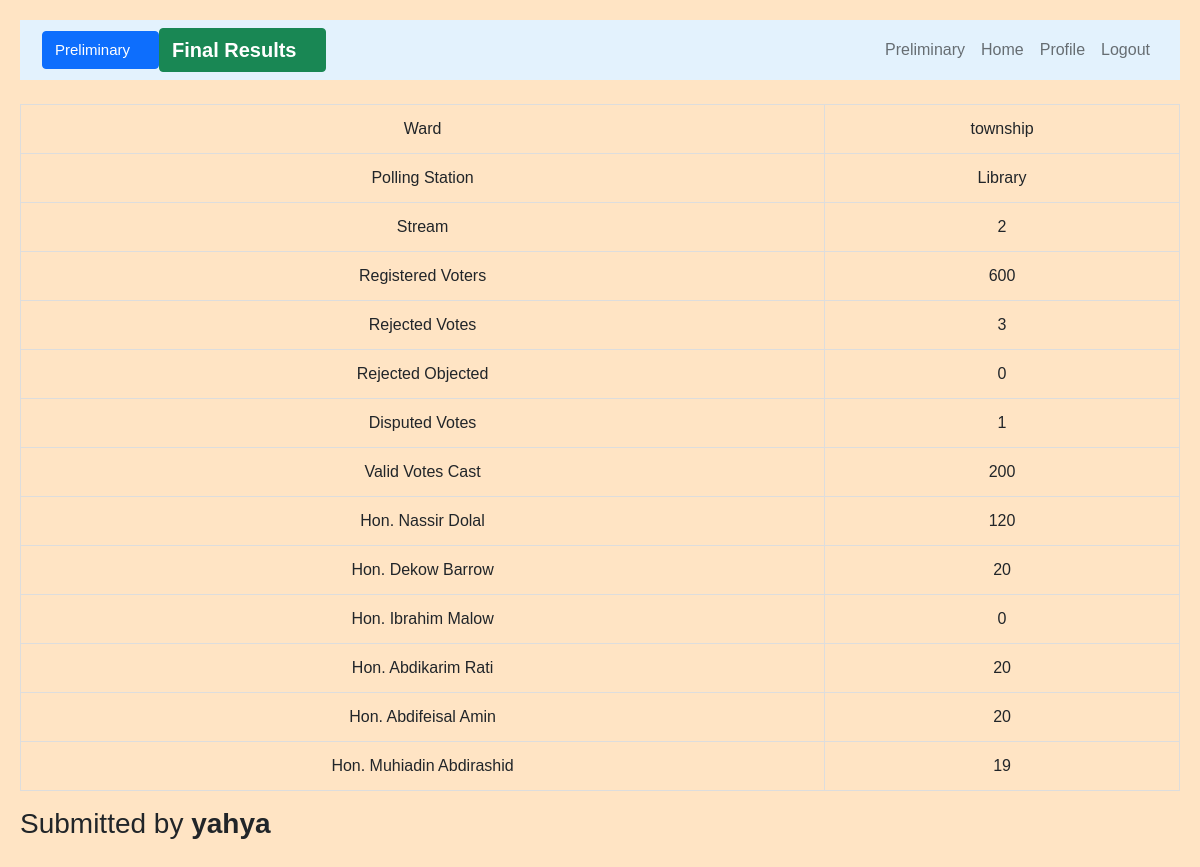
The app's page / (signed in) with its own data.
### users/models.py (models this page shows, shortened)
class Vote(models.Model):
    sender_username = models.CharField(max_length=100)
    pollingStation = models.CharField(max_length=200)
    ward = models.CharField(max_length=200)
    stream = models.CharField(max_length=50)
    registerdVoters = models.IntegerField()
    rejected = models.IntegerField()
    rejectedObj = models.IntegerField()
    disputed = models.IntegerField()
    valid = models.IntegerField()
    jofle = models.IntegerField()
    osman = models.IntegerField()
    major = models.IntegerField()
    feisal = models.IntegerField()
    malow = models.IntegerField()
    muhiadin = models.IntegerField()

### users/views.py (the view, shortened to what this page needs)
# urls.py: 2. Add a URL to urlpatterns:  path('', views.home, name='home')
@login_required
def home(request):
    name = Profile.objects.get(id=request.user.id)
    vote = Vote.objects.filter(sender_username=request.user.username)
    if vote:
        return render(request,'users/submitted.html',{'vote':vote})

### users/templates/users/submitted.html (shortened to what this page needs)
{% extends 'users/base.html' %}
{% block content %}
<table class="table">
  <tbody>
{% for v in vote%}
<tr>
	<td data-label="S.No">Ward</td>
    <td data-label="Name">{{v.ward}}</td>
</tr>
<tr>
    <td data-label="S.No">Polling Station</td>
    <td data-label="Name">{{v.pollingStation}}</td>
</tr>
<tr>
    <td data-label="S.No">Stream</td>
    <td data-label="Name">{{v.stream}}</td>
</tr>
<tr>
    <td data-label="S.No">Registered Voters</td>
    <td data-label="Name">{{v.registerdVoters}}</td>
</tr>
<tr>
    <td data-label="S.No">Rejected Votes</td>
    <td data-label="Name">{{v.rejected}}</td>
</tr>
<tr>
    <td data-label="S.No">Rejected Objected</td>
    <td data-label="Name">{{v.rejectedObj}}</td>
</tr>
<tr>
    <td data-label="S.No">Disputed Votes</td>
    <td data-label="Name">{{v.disputed}}</td>
</tr>
<tr>
    <td data-label="S.No">Valid Votes Cast</td>
    <td data-label="Name">{{v.valid}}</td>
</tr>
<tr>
    <td data-label="S.No">Hon. Nassir Dolal</td>
    <td data-label="Name">{{v.jofle}}</td>
</tr>
<tr>
    <td data-label="S.No">Hon. Dekow Barrow</td>
    <td data-label="Name">{{v.major}}</td>
</tr>
<tr>
    <td data-label="S.No">Hon. Ibrahim Malow</td>
    <td data-label="Name">{{v.malow}}</td>
</tr>
<tr>
    <td data-label="S.No">Hon. Abdikarim Rati</td>
    <td data-label="Name">{{v.osman}}</td>
</tr>
<tr>
    <td data-label="S.No">Hon. Abdifeisal Amin</td>
    <td data-label="Name">{{v.feisal}}</td>
</tr>
<tr>
    <td data-label="S.No">Hon. Muhiadin Abdirashid</td>
    <td data-label="Name">{{v.muhiadin}}</td>
</tr>
</tbody>
</table>
<h3>Submitted by <strong>{{v.sender_username}}</strong></h3>
{%endfor%}
{% endblock content %}

### users/static/users/css/main.css (style rules this page uses)
body { background-color: bisque; }

### users/templates/users/submitted.html (style rules this page uses)
body { margin: 0; padding: 20px; font-family: sans-serif; }
* { box-sizing: border-box; }
.table { width: 100%; border-collapse: collapse; }
.table td, .table th { padding: 12px 15px; border: 1px solid #ddd; text-align: center; font-size: 16px; }

### records on screen
Vote: ward "township", pollingStation "Library", stream "2", registerdVoters "600", rejected "3", rejectedObj "0", disputed "1", valid "200", jofle "120", major "20", malow "0", osman "20", feisal "20", muhiadin "19", sender_username "yahya"
